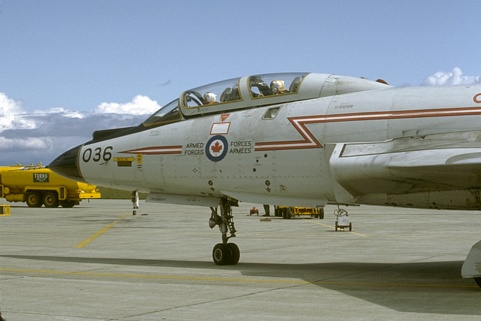
#> input picture PA1/Images/canny1.jpg, 481 x 321 px
$ python cannyEdge.py
#> lines starting #> are read from the running program, lines starting #| are printed output that depends on the picture
# cannyEdge.py
# John Hacker's Canny Edge Detection
# CAP 4453 Spring 19

'''
    I showed all the intermediate steps of sigma=1 and then additionally
showed the final result for sigma=2 and sigma=3. My canny filter worked
best when sigma=1. I believe this is the case because it made the image
less blurry than higher sigmas but still smoothed the image.
    The best image, threshold, sigma combination I found in all my testing
with my Canny filter is image1.jpg with low threshold of 60 and high
threshold of 90 and a sigma=1.
'''

import PIL
import matplotlib
import numpy
import scipy
import svmutil
import cv2

from PIL import Image
from matplotlib import pyplot
from scipy import ndimage

# Input: image, kenerl size, sigma value
# Output: image with gaussian filter applied
def fastGauss(img, sigma):
    # Convert image to array
    imgArr = numpy.array(img, dtype=float)

    # Find the size of the kernel
    size = sigma * 6

    # Make sure the kernel side is odd sized
    if (size % 2 == 0):
        size = size + 1

    # Create the kernel
    kernel = numpy.ones((1,size))

    # Find the offset from the center of the kernel
    offset = (size // 2) * -1

    # Loop through all the pixles in the kernel
    for i in range(0, size):
        # Find x and y for the gaussian function
        x = i + offset

        # Calculate the gaussian value for the current kernel pixel
        kernel[0][i] = (1 / (numpy.sqrt(2 * numpy.pi) * sigma)) * numpy.exp(-1 * (numpy.square(x)) / (2 * numpy.square(sigma)))

    # Return the smoothed image
    return gaussY(cv2.filter2D(imgArr, -1, kernel), sigma)

# Input: image, kenerl size, sigma value
# Output: image with gaussian filter applied
def gaussY(img, sigma):
    # Find the size of the kernel
    size = sigma * 6

    # Make sure the kernel side is odd sized
    if (size % 2 == 0):
        size = size + 1

    # Create the kernel
    kernel = numpy.ones((size, 1), numpy.float32)

    # Find the offset from the center of the kernel
    offset = (size // 2) * -1

    # Loop through all the pixles in the kernel
    for i in range(0, size):
        # Find x and y for the gaussian function
        y = i + offset

        # Calculate the gaussian value for the current kernel pixel
        kernel[i][0] = (1 / (numpy.sqrt(2 * numpy.pi) * sigma)) * numpy.exp(-1 * (numpy.square(y)) / (2 * numpy.square(sigma)))

    # Return the smoothed image
    return cv2.filter2D(img, -1, kernel)


# Input: image
# Output: image with central finite differene applied
def centralX(img):
    # Create the kernel
    kernel = numpy.array([[1, 0, -1], [2, 0, -2], [1, 0, -1]])

    # Return the smoothed image
    return cv2.filter2D(img, -1, kernel)

# Input: image
# Output: image with central finite differene applied
def centralY(img):
    # Create the kernel
    kernel = numpy.array([[1, 2, 1], [0, 0, 0], [-1, -2, -1]])

    # Return the smoothed image
    return cv2.filter2D(img, -1, kernel)

# Returns an image that is the magnitde of two given images
def gradientMag(imgX, imgY):
    # Find the size of the image
    height, width = imgX.shape

    #imgMag = numpy.ones((width, height, 3), numpy.float32)
    imgMag = numpy.ndarray((height, width))

    # Loop through all the pixels in the kernel
    for i in range(0, height):
        for j in range(0, width):
            # Make the current pixel the magnitude of the other two images
            imgMag[i][j] = int(numpy.sqrt((numpy.square(imgX[i][j])) + (numpy.square(imgY[i][j]))))

    return imgMag

# Returns an array of all the orientatations between two images
def gradientOrient(imgX, imgY):
    # Find the angles between the y and x gradients
    directions = numpy.arctan(imgY, imgX) * (180 / numpy.pi)

    # Find the shape of the images
    height, width = directions.shape

    # Loop through all the pixels in the images
    for i in range(height):
        for j in range(width):
            # Check if angle is negative
            if directions[i][j] < 0:
                # Reflect negative angles
                directions[i][j] += 180

            # Round to 45
            if (22.5 <= directions[i][j] < 67.5):
                directions[i][j] = 45
            # Round to 90
            elif (67.5 <= directions[i][j] < 112.5):
                directions[i][j] = 90
            # Round to 135
            elif (112.5 <= directions[i][j] < 157.5):
                directions[i][j] = 135
            # Round to 0
            else:
                directions[i][j] = 0

    return directions


# Returns an image with edges that are 1-pixel wide
def suppress(mag, directions):
    #Find the shape of the images
    height, width = directions.shape

    # Loop through all the pxels in the arrays
    for i in range(height):
        for j in range(width):
            # 0 degrees
            if (directions[i][j] == 0):
                # Left column
                if (j == 0):
                    if (mag[i][j] <= mag[i][j + 1]):
                        mag[i][j] = 0
                # Right column
                elif (j == width - 1):
                    if (mag[i][j] <= mag[i][j - 1]):
                        mag[i][j] = 0
                # Somewhere in between
                else:
                    if (mag[i][j] <= mag[i][j + 1] or mag[i][j] <= mag[i][j - 1]):
                        mag[i][j] = 0
            # 90 degrees
            elif (directions[i][j] == 90):
                # Top row
                if (i == 0):
                    if (mag[i][j] <= mag[i + 1][j]):
                        mag[i][j] = 0
                # Bottom row
                elif (i == height - 1):
                    if (mag[i][j] <= mag[i - 1][j]):
                        mag[i][j] = 0
                # Somewhere in between
                else:
                    if (mag[i][j] <= mag[i + 1][j] or mag[i][j] <= mag[i - 1][j]):
                        mag[i][j] = 0
            # 45 degrees
            elif (directions[i][j] == 45):
                # Top-left corner or bottom-right corner
                if ((i == 0 and j == 0) or (i == height - 1 and j == width - 1)):
                    mag[i][j] = 0
                # Bottom row or right column
                elif (i == height - 1 or j == 0):
                    if (mag[i][j] <= mag[i - 1][j + 1]):
                        mag[i][j] = 0
                # Top row or left column
                elif (i == 0 or j == width - 1):
                    if (mag[i][j] <= mag[i + 1][j - 1]):
                        mag[i][j] = 0
                # Somewhere in between
                else:
                    if (mag[i][j] <= mag[i - 1][j + 1] or mag[i][j] <= mag[i + 1][j - 1]):
                        mag[i][j] = 0
            # 135 degrees
            else:
                # Bottom-left corner or top-right corner
                if ((i == height - 1 and j == 0) or (i == 0 and j == width - 1)):
                    mag[i][j] = 0
                # Bottom row or right column
                elif (i == height - 1 or j == width - 1):
                    if (mag[i][j] <= mag[i - 1][j - 1]):
                        mag[i][j] = 0
                # Top row or bottom column
                elif (i == 0 or j == 0):
                    if (mag[i][j] <= mag[i + 1][j + 1]):
                        mag[i][j] = 0
                # Somewhere in between
                else:
                    if (mag[i][j] <= mag[i - 1][j - 1] or mag[i][j] <= mag[i + 1][j + 1]):
                        mag[i][j] = 0

    return mag


# Returns an image with only strong or weak connected to strong edges
def hysteresis(img, lowT):
    # Find the shape of the image
    height, width = img.shape

    # Make an array to use for comparisons
    strengths = numpy.ndarray((height, width))

    # Edge strengths
    strong = 1
    weak = 0

    # Calculate high threshold based on the low threshold
    highT = 1.5 * lowT

    # Loop through all the pixels in the image
    for i in range(height):
        for j in range(width):
            # Strong edge
            if (img[i][j] > highT):
                strengths[i][j] = strong
            # Weak edge
            elif (lowT <= img[i][j] <= highT):
                strengths[i][j] = weak
            # No edge
            else:
                img[i][j] = 0

    # Loop through all the pixels in the image
    for i in range(height):
        for j in range(width):
            # Make decisions on weak pixels
            if (strengths[i][j] == weak):
                # Top row
                if (i == 0):
                    # Left column
                    if (j == 0):
                        # Check for strong edge connection
                        if not (strengths[i + 1][j] == strong or strengths[i][j + 1] == strong or strengths[i + 1][j + 1] == strong):
                            img[i][j] = 0
                    # Right column
                    elif (j == width - 1):
                        # Check for strong edge connection
                        if not (strengths[i + 1][j] == strong or strengths[i][j - 1] == strong or strengths[i + 1][j - 1] == strong):
                            img[i][j] = 0
                    # Somewhere in between
                    else:
                        # Check for strong edge connection
                        if not (strengths[i + 1][j] == strong or strengths[i][j + 1] == strong or strengths[i][j - 1] == strong or strengths[i + 1][j + 1] or strengths[i + 1][j - 1] == strong):
                            img[i][j] = 0
                # Bottom row
                elif (i == height - 1):
                    # Left column
                    if (j == 0):
                        # Check for strong edge connection
                        if not (strengths[i - 1][j] == strong or strengths[i][j + 1] == strong or strengths[i - 1][j + 1] == strong):
                            img[i][j] = 0
                    # Right column
                    elif (j == width - 1):
                        # Check for strong edge connection
                        if not (strengths[i - 1][j] == strong or strengths[i][j - 1] == strong or strengths[i - 1][j - 1] == strong):
                            img[i][j] = 0
                    # Somewhere in between
                    else:
                        # Check for strong edge connection
                        if not (strengths[i - 1][j] == strong or strengths[i][j + 1] == strong or strengths[i][j - 1] == strong or strengths[i - 1][j + 1] or strengths[i - 1][j - 1] == strong):
                            img[i][j] = 0
                # Somewhere in between
                else:
                    # Left column
                    if (j == 0):
                        # Check for strong edge connection
                        if not (strengths[i + 1][j] == strong or strengths[i - 1][j] == strong or strengths[i][j + 1] == strong or strengths[i + 1][j + 1] or strengths[i - 1][j + 1] == strong):
                            img[i][j] = 0
                    # Right column
                    elif (j == width - 1):
                        # Check for strong edge connection
                        if not (strengths[i + 1][j] == strong or strengths[i][j - 1] == strong or strengths[i + 1][j - 1] or strengths[i - 1][j - 1] == strong):
                            img[i][j] = 0
                    # Somewhere in between
                    else:
                        # Check for strong edge connection
                        if not (strengths[i + 1][j] == strong or strengths[i - 1][j] == strong or strengths[i][j + 1] == strong or strengths[i][j - 1] == strong or strengths[i + 1][j + 1] or strengths[i + 1][j - 1] or strengths[i - 1][j + 1] or strengths[i - 1][j - 1] == strong):
                            img[i][j] = 0

    return img

# Prints images with all the steps of applying the canny filter to an image
def canny(img, lowT, sig1, sig2, sig3):
    # Convert the image to gray scale
    imgGray = cv2.cvtColor(img, cv2.COLOR_BGR2GRAY)

    # Apply gauss filter
    gauss = fastGauss(imgGray, sig1)

    # Apply gradient operations (x-central, y-central, magnitude, and orientation)
    gradX = centralX(gauss)
    pyplot.subplot(333), pyplot.imshow(gradX, cmap='gray'), pyplot.title('Gradient X')
    pyplot.xticks([]), pyplot.yticks([])
    gradY = centralY(gauss)
    gradMag = gradientMag(gradX, gradY)
    pyplot.subplot(335), pyplot.imshow(gradMag, cmap='gray'), pyplot.title('Gradient Magnitude')
    pyplot.xticks([]), pyplot.yticks([])
    gradDir = gradientOrient(gradX, gradY)
    gradDir = gradDir.astype(int)

    # Apply non-max suppression
    sup = suppress(gradMag, gradDir)
    pyplot.subplot(337), pyplot.imshow(sup, cmap='gray'), pyplot.title('Non-Max Suppressed')
    pyplot.xticks([]), pyplot.yticks([])

    # Apply hysteresis thresholding
    hyst = hysteresis(sup, lowT)

    gauss = gauss.astype(int)

    # Plot the images
    pyplot.subplot(331), pyplot.imshow(img, cmap='gray'), pyplot.title('Original')
    pyplot.xticks([]), pyplot.yticks([])
    pyplot.subplot(332), pyplot.imshow(gauss, cmap='gray'), pyplot.title('Gauss')
    pyplot.xticks([]), pyplot.yticks([])
    pyplot.subplot(334), pyplot.imshow(gradY, cmap='gray'), pyplot.title('Gradient Y')
    pyplot.xticks([]), pyplot.yticks([])
    pyplot.subplot(336), pyplot.imshow(gradDir, cmap='gray'), pyplot.title('Gradient Orientation')
    pyplot.xticks([]), pyplot.yticks([])
    pyplot.subplot(338), pyplot.imshow(hyst, cmap='gray'), pyplot.title('Canny Filtered')
    pyplot.xticks([]), pyplot.yticks([])
    pyplot.show()

    # Repeat process with different sigma values
    gaussSig1 = fastGauss(imgGray, sig2)
    gaussSig2 = fastGauss(imgGray, sig3)
    gradXSig1 = centralX(gaussSig1)
    gradXSig2 = centralX(gaussSig2)
    gradYSig1 = centralY(gaussSig1)
    gradYSig2 = centralY(gaussSig2)
    gradMagSig1 = gradientMag(gradXSig1, gradYSig1)
    gradMagSig2 = gradientMag(gradXSig2, gradYSig2)
    gradDirSig1 = gradientOrient(gradXSig1, gradYSig1)
    gradDirSig2 = gradientOrient(gradXSig2, gradYSig2)
    supSig1 = suppress(gradMagSig1, gradDirSig1)
    supSig2 = suppress(gradMagSig2, gradDirSig2)
    hystSig1 = hysteresis(supSig1, lowT)
    hystSig2 = hysteresis(supSig2, lowT)

    # Plot orginal, and both completes canny filters with different sigmas
    pyplot.subplot(221), pyplot.imshow(img, cmap='gray'), pyplot.title('Original')
    pyplot.xticks([]), pyplot.yticks([])
    pyplot.subplot(222), pyplot.imshow(hyst, cmap='gray'), pyplot.title('Canny sigma=' + str(sig1))
    pyplot.xticks([]), pyplot.yticks([])
    pyplot.subplot(223), pyplot.imshow(hystSig1, cmap='gray'), pyplot.title('Canny sigma=' + str(sig2))
    pyplot.xticks([]), pyplot.yticks([])
    pyplot.subplot(224), pyplot.imshow(hystSig2, cmap='gray'), pyplot.title('Canny sigma=' + str(sig3))
    pyplot.xticks([]), pyplot.yticks([])
    pyplot.show()

# Open both images
img1 = cv2.imread("./Images/canny1.jpg")
#> img1 is the input picture: shape (321, 481, 3); mean B, G, R 143.2, 145.1, 137.1
img2 = cv2.imread("./Images/canny2.jpg")
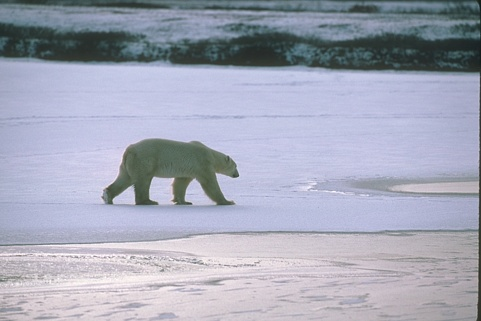
#> input picture PA1/Images/canny2.jpg, 481 x 321 px
#> img2 is the input picture: shape (321, 481, 3); mean B, G, R 183.7, 167.6, 164.2

# Apply canny filter to both images
canny(img1, 60, 1, 2,  3)
#> in canny, `gradDir = gradDir.astype(int)`:
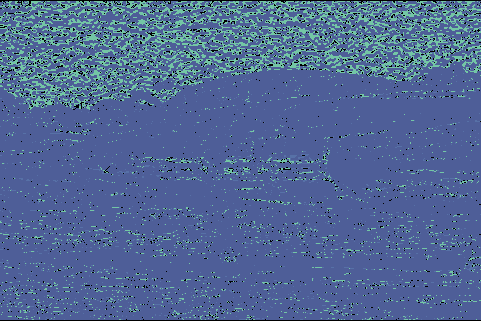
#> gradDir: shape (321, 481) int64; 4 distinct labels, from 0 to 135; one colour per label, 0 black
#> after the loop in hysteresis, `for i in range(height):`: img: shape (321, 481) float64; min 0, max 389, mean 8.3
#> after the loop in gradientOrient (call 3), `for i in range(height):`:
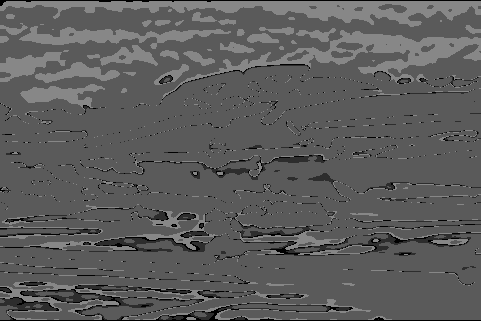
#> directions: shape (321, 481) float64; min 0, max 135, mean 92.5
#> call 2 of hysteresis, with lowT = 60
#> after the loop in hysteresis (call 2), `for i in range(height):`:
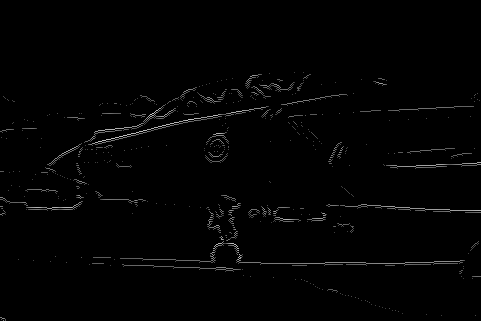
#> img: shape (321, 481) float64; min 0, max 208, mean 2.8
#> call 3 of hysteresis, with lowT = 60
#> after the loop in hysteresis (call 3), `for i in range(height):`:
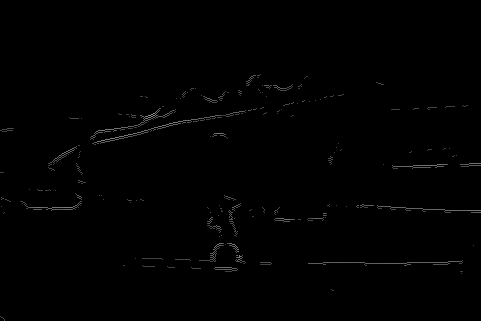
#> img: shape (321, 481) float64; min 0, max 152, mean 1.2
canny(img2, 60, 1, 2, 3)
#> after the loop in gradientMag (call 4), `for i in range(0, height):`:
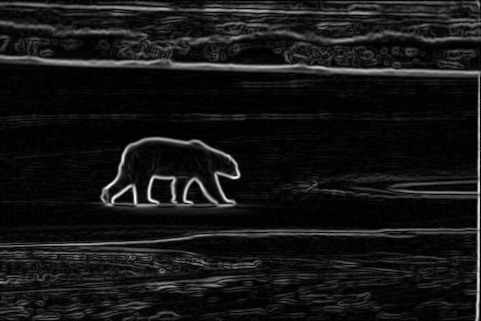
#> imgMag: shape (321, 481) float64; min 0, max 336, mean 29.1; drawn with min black and max white
#> in gradientOrient (call 4), `directions = numpy.arctan(imgY, imgX) * (180 / numpy.pi)`:
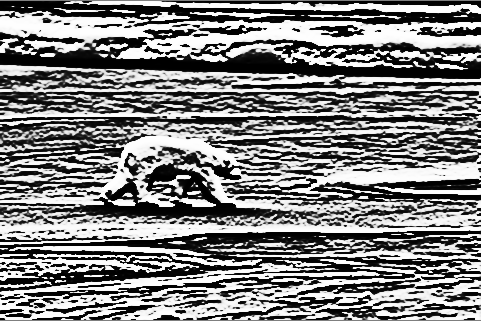
#> directions: shape (321, 481) float64; min -89.83, max 89.81, mean 1.5; drawn with min black and max white
